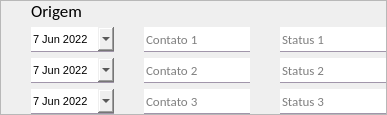
              <widget class="QFrame" name="frame_17">
               <property name="sizePolicy">
                <sizepolicy hsizetype="Preferred" vsizetype="Expanding">
                 <horstretch>0</horstretch>
                 <verstretch>0</verstretch>
                </sizepolicy>
               </property>
               <property name="maximumSize">
                <size>
                 <width>16777215</width>
                 <height>250</height>
                </size>
               </property>
               <property name="font">
                <font>
                 <pointsize>8</pointsize>
                </font>
               </property>
               <property name="frameShape">
                <enum>QFrame::StyledPanel</enum>
               </property>
               <property name="frameShadow">
                <enum>QFrame::Raised</enum>
               </property>
               <layout class="QGridLayout" name="gridLayout_2">
                <property name="leftMargin">
                 <number>30</number>
                </property>
                <property name="topMargin">
                 <number>0</number>
                </property>
                <property name="rightMargin">
                 <number>0</number>
                </property>
                <property name="bottomMargin">
                 <number>0</number>
                </property>
                <property name="horizontalSpacing">
                 <number>30</number>
                </property>
                <item row="3" column="2">
                 <widget class="QLineEdit" name="input_origem_status3">
                  <property name="minimumSize">
                   <size>
                    <width>0</width>
                    <height>25</height>
                   </size>
                  </property>
                  <property name="font">
                   <font>
                    <family>Calibri</family>
                    <pointsize>10</pointsize>
                   </font>
                  </property>
                  <property name="styleSheet">
                   <string notr="true">QLineEdit {
	border: none;
	border-bottom: 1px solid rgb(161, 150, 170)
}

QLineEdit:focus {
	border-bottom: 2px solid rgb(161, 150, 170)
}</string>
                  </property>
                  <property name="placeholderText">
                   <string>Status 3</string>
                  </property>
                 </widget>
                </item>
                <item row="1" column="0">
                 <widget class="QDateEdit" name="inputDate_origem1">
                  <property name="minimumSize">
                   <size>
                    <width>0</width>
                    <height>25</height>
                   </size>
                  </property>
                  <property name="maximumSize">
                   <size>
                    <width>100</width>
                    <height>16777215</height>
                   </size>
                  </property>
                  <property name="styleSheet">
                   <string notr="true">QDateEdit {
	border: none;
	border-bottom: 1px solid rgb(161, 150, 170)
}

QDateEdit:focus {
	border-bottom: 2px solid rgb(161, 150, 170)
}</string>
                  </property>
                  <property name="dateTime">
                   <datetime>
                    <hour>6</hour>
                    <minute>0</minute>
                    <second>0</second>
                    <year>2022</year>
                    <month>6</month>
                    <day>7</day>
                   </datetime>
                  </property>
                  <property name="calendarPopup">
                   <bool>true</bool>
                  </property>
                 </widget>
                </item>
                <item row="0" column="0">
                 <widget class="QLabel" name="label_23">
                  <property name="sizePolicy">
                   <sizepolicy hsizetype="Preferred" vsizetype="Expanding">
                    <horstretch>0</horstretch>
                    <verstretch>0</verstretch>
                   </sizepolicy>
                  </property>
                  <property name="maximumSize">
                   <size>
                    <width>16777215</width>
                    <height>20</height>
                   </size>
                  </property>
                  <property name="font">
                   <font>
                    <family>Calibri</family>
                    <pointsize>13</pointsize>
                    <bold>false</bold>
                   </font>
                  </property>
                  <property name="text">
                   <string>Origem</string>
                  </property>
                  <property name="buddy">
                   <cstring>input_metaOrigemAtual</cstring>
                  </property>
                 </widget>
                </item>
                <item row="3" column="1">
                 <widget class="QLineEdit" name="input_origem_contato3">
                  <property name="minimumSize">
                   <size>
                    <width>0</width>
                    <height>25</height>
                   </size>
                  </property>
                  <property name="font">
                   <font>
                    <family>Calibri</family>
                    <pointsize>10</pointsize>
                   </font>
                  </property>
                  <property name="styleSheet">
                   <string notr="true">QLineEdit {
	border: none;
	border-bottom: 1px solid rgb(161, 150, 170)
}

QLineEdit:focus {
	border-bottom: 2px solid rgb(161, 150, 170)
}</string>
                  </property>
                  <property name="text">
                   <string/>
                  </property>
                  <property name="placeholderText">
                   <string>Contato 3</string>
                  </property>
                 </widget>
                </item>
                <item row="3" column="0">
                 <widget class="QDateEdit" name="inputDate_origem3">
                  <property name="sizePolicy">
                   <sizepolicy hsizetype="Expanding" vsizetype="Fixed">
                    <horstretch>0</horstretch>
                    <verstretch>0</verstretch>
                   </sizepolicy>
                  </property>
                  <property name="minimumSize">
                   <size>
                    <width>0</width>
                    <height>25</height>
                   </size>
                  </property>
                  <property name="maximumSize">
                   <size>
                    <width>100</width>
                    <height>16777215</height>
                   </size>
                  </property>
                  <property name="styleSheet">
                   <string notr="true">QDateEdit {
	border: none;
	border-bottom: 1px solid rgb(161, 150, 170)
}

QDateEdit:focus {
	border-bottom: 2px solid rgb(161, 150, 170)
}</string>
                  </property>
                  <property name="dateTime">
                   <datetime>
                    <hour>6</hour>
                    <minute>0</minute>
                    <second>0</second>
                    <year>2022</year>
                    <month>6</month>
                    <day>7</day>
                   </datetime>
                  </property>
                  <property name="calendarPopup">
                   <bool>true</bool>
                  </property>
                 </widget>
                </item>
                <item row="1" column="2">
                 <widget class="QLineEdit" name="input_origem_status1">
                  <property name="minimumSize">
                   <size>
                    <width>0</width>
                    <height>25</height>
                   </size>
                  </property>
                  <property name="font">
                   <font>
                    <family>Calibri</family>
                    <pointsize>10</pointsize>
                   </font>
                  </property>
                  <property name="styleSheet">
                   <string notr="true">QLineEdit {
	border: none;
	border-bottom: 1px solid rgb(161, 150, 170)
}

QLineEdit:focus {
	border-bottom: 2px solid rgb(161, 150, 170)
}</string>
                  </property>
                  <property name="placeholderText">
                   <string>Status 1</string>
                  </property>
                 </widget>
                </item>
                <item row="2" column="1">
                 <widget class="QLineEdit" name="input_origem_contato2">
                  <property name="minimumSize">
                   <size>
                    <width>0</width>
                    <height>25</height>
                   </size>
                  </property>
                  <property name="font">
                   <font>
                    <family>Calibri</family>
                    <pointsize>10</pointsize>
                   </font>
                  </property>
                  <property name="styleSheet">
                   <string notr="true">QLineEdit {
	border: none;
	border-bottom: 1px solid rgb(161, 150, 170)
}

QLineEdit:focus {
	border-bottom: 2px solid rgb(161, 150, 170)
}</string>
                  </property>
                  <property name="text">
                   <string/>
                  </property>
                  <property name="placeholderText">
                   <string>Contato 2</string>
                  </property>
                 </widget>
                </item>
                <item row="2" column="2">
                 <widget class="QLineEdit" name="input_origem_status2">
                  <property name="minimumSize">
                   <size>
                    <width>0</width>
                    <height>25</height>
                   </size>
                  </property>
                  <property name="font">
                   <font>
                    <family>Calibri</family>
                    <pointsize>10</pointsize>
                   </font>
                  </property>
                  <property name="styleSheet">
                   <string notr="true">QLineEdit {
	border: none;
	border-bottom: 1px solid rgb(161, 150, 170)
}

QLineEdit:focus {
	border-bottom: 2px solid rgb(161, 150, 170)
}</string>
                  </property>
                  <property name="placeholderText">
                   <string>Status 2</string>
                  </property>
                 </widget>
                </item>
                <item row="2" column="0">
                 <widget class="QDateEdit" name="inputDate_origem2">
                  <property name="sizePolicy">
                   <sizepolicy hsizetype="Expanding" vsizetype="Fixed">
                    <horstretch>0</horstretch>
                    <verstretch>0</verstretch>
                   </sizepolicy>
                  </property>
                  <property name="minimumSize">
                   <size>
                    <width>0</width>
                    <height>25</height>
                   </size>
                  </property>
                  <property name="maximumSize">
                   <size>
                    <width>100</width>
                    <height>16777215</height>
                   </size>
                  </property>
                  <property name="styleSheet">
                   <string notr="true">QDateEdit {
	border: none;
	border-bottom: 1px solid rgb(161, 150, 170)
}

QDateEdit:focus {
	border-bottom: 2px solid rgb(161, 150, 170)
}</string>
                  </property>
                  <property name="dateTime">
                   <datetime>
                    <hour>6</hour>
                    <minute>0</minute>
                    <second>0</second>
                    <year>2022</year>
                    <month>6</month>
                    <day>7</day>
                   </datetime>
                  </property>
                  <property name="calendarPopup">
                   <bool>true</bool>
                  </property>
                 </widget>
                </item>
                <item row="1" column="1">
                 <widget class="QLineEdit" name="input_origem_contato1">
                  <property name="minimumSize">
                   <size>
                    <width>0</width>
                    <height>25</height>
                   </size>
                  </property>
                  <property name="font">
                   <font>
                    <family>Calibri</family>
                    <pointsize>10</pointsize>
                   </font>
                  </property>
                  <property name="styleSheet">
                   <string notr="true">QLineEdit {
	border: none;
	border-bottom: 1px solid rgb(161, 150, 170)
}

QLineEdit:focus {
	border-bottom: 2px solid rgb(161, 150, 170)
}</string>
                  </property>
                  <property name="text">
                   <string/>
                  </property>
                  <property name="placeholderText">
                   <string>Contato 1</string>
                  </property>
                 </widget>
                </item>
               </layout>
              </widget>
